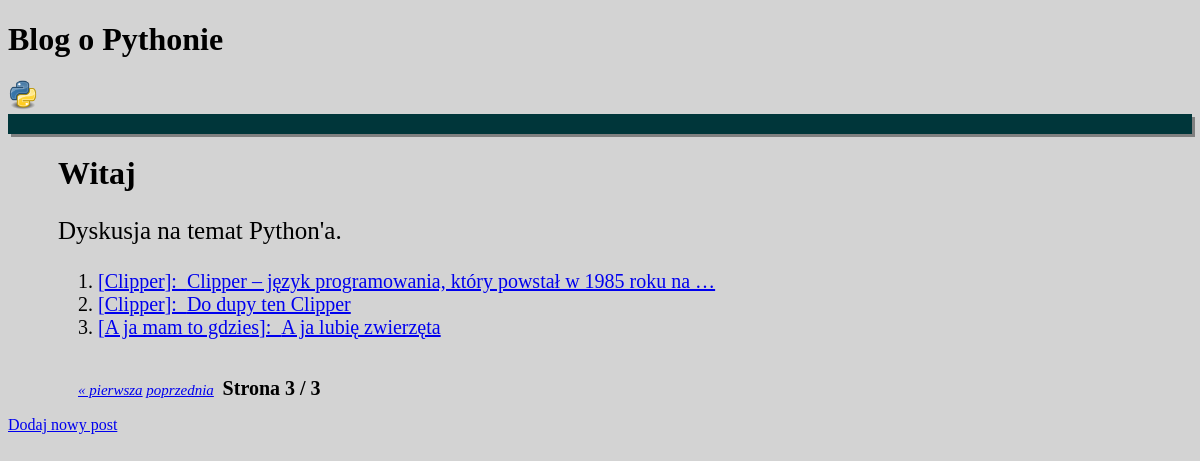
Page /?page=3 on the earlier database version.
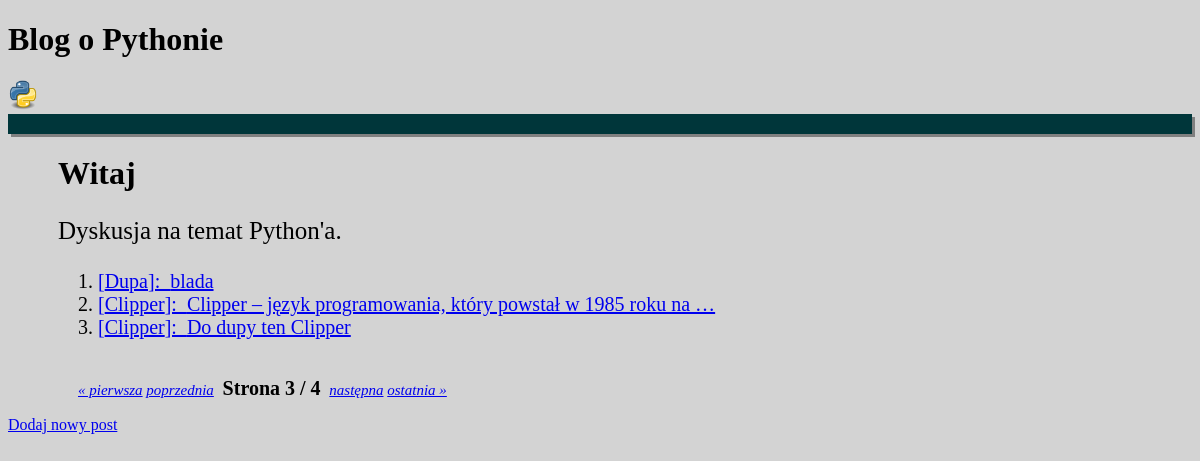
Same page on the later database version.
### post/models.py (models this page shows, shortened)
class Posts(models.Model):
    title   =  models.CharField(max_length = 256, blank=False)
    content =  models.TextField(blank=False)
    created =  models.DateTimeField(auto_now_add = True)
    modified = models.DateTimeField(auto_now=True)
    author_id =models.ForeignKey(Author, on_delete=models.CASCADE )
    class Meta:
        ordering = ['-title']

### post/views.py (the view)
# urls.py: path('', post_list,),
def post_list(request):
   posty = Posts.objects.all()
   paginator = Paginator(posty, 3)
   page_number = request.GET.get('page')
   print(page_number)
   posty = paginator.get_page(page_number)
   c = {"title": "Lista postów", "posty": posty}
   return render(request, "post/main.html", c)

### post/templates/post/main.html (shortened to what this page needs)
{% extends "post/header.html" %}
{% block main %}
    {% if title == "Lista postów" %}
            <h1 style="margin-left: 50px">Witaj</h1>
               <p style="font-size: 25px; margin-left: 50px">
                   Dyskusja na temat Python'a.</p>
                <ol style="font-size: 20px; margin-left: 50px">
                     {% for m in posty %}
                         <li><a href="{% url "posts:details" m.id %}">[{{ m.title }}]:&nbsp&nbsp{{ m.content|truncatewords:10 }}</a></li>
                    {% endfor %}
                </ol>
                <br>
                <div class="pagination" style="font-size: 15px; margin-left: 70px">
                    <span class="step-links">
                        {% if posty.has_previous %}
                            <i><a href="?page=1">« pierwsza</a>
                                <a href="?page={{ posty.previous_page_number }}">poprzednia</a></i>
                        {% endif %}
                    <span class="current">
                        <b style="font-size: 20px"> &nbspStrona {{ posty.number }} / {{ posty.paginator.num_pages }}&nbsp</b>
                    </span>
                        {% if posty.has_next %}
                           <i><a href="?page={{ posty.next_page_number }}">następna</a>
                               <a href="?page={{ posty.paginator.num_pages }}">ostatnia »</a></i>
                        {% endif %}
   </span>
   </div>
                <p> <a href="add_post">Dodaj nowy post</a></p>
    {% endif %}
{% endblock %}}

Differences in the rows shown:
no longer on this page (row unchanged): Posts: title "A ja mam to gdzies", content "A ja lubię zwierzęta"
added Posts: title "Dupa", content "blada"
Other differences:
{{ posty.paginator.num_pages }}: "3" → "4"
text now shown: "następna ostatnia »"
